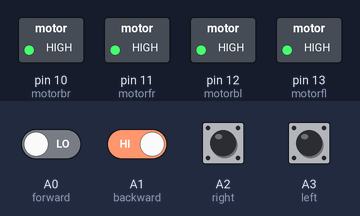
Bench run of a sketch on a simulated Arduino Uno, built with avr-gcc and run on an emulated ATmega328P. Parts: switched loads named in the sketch (green lamp = pin HIGH). The test bench sets the inputs (shaded band); at power-on: A1 (backward), A2 (right), A3 (left) HIGH, A0 (forward) LOW.

Above: at 1.2 s.
1.3 s: A0 (forward) driven HIGH
At 1.6 s:
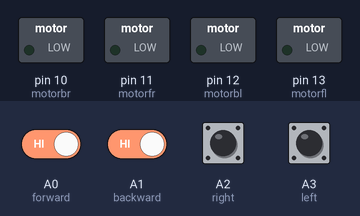
2.8 s: A2 (right) pulled LOW for 0.15 s
At 2.9 s:
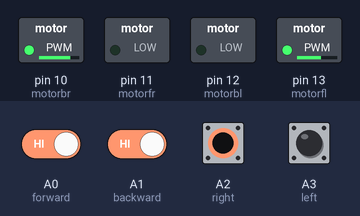
4.5 s: A3 (left) pulled LOW for 0.15 s
At 5.4 s:
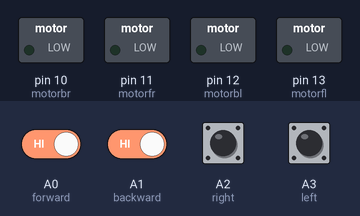
6.2 s: A1 (backward) driven LOW
At 6.6 s:
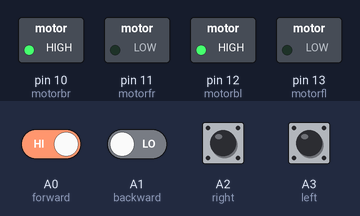
7.7 s: A2 (right) pulled LOW for 1 s
At 8.9 s:
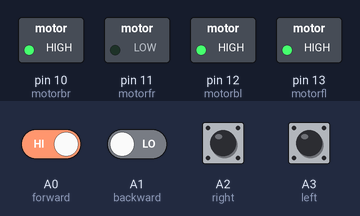
10.2 s: A3 (left) pulled LOW for 1 s
At 10.8 s:
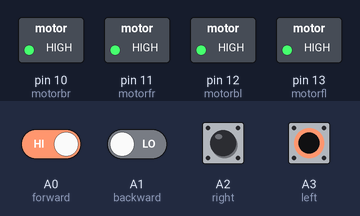
Timing chart, 0 to 13.2 s (numbered marks = the images above; inputs shaded):
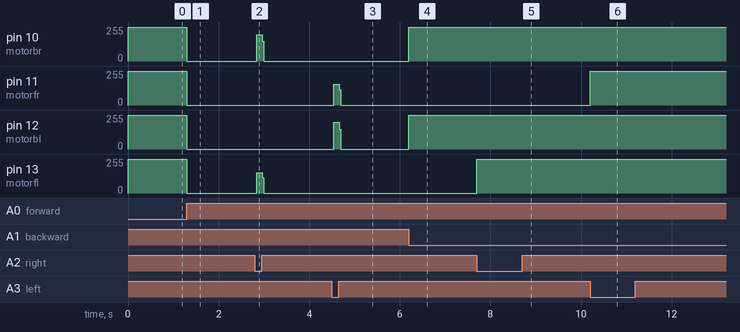

Measured:
- after the input at 1.3 s, pin 10 (motorbr), pin 11 (motorfr), pin 12 (motorbl), pin 13 (motorfl): 255/255 → 0/255 at once
- after the input at 2.8 s, pin 10 (motorbr): 0/255 → 198/255 at once, → 0/255 0.12 s later; pin 13 (motorfl): 0/255 → 151/255 at once, → 0/255 0.12 s later
- after the input at 4.5 s, pin 11 (motorfr): 0/255 → 154/255 at once, → 0/255 0.12 s later; pin 12 (motorbl): 0/255 → 201/255 at once, → 0/255 0.12 s later
- after the input at 6.2 s, pin 10 (motorbr), pin 12 (motorbl): 0/255 → 255/255 at once
- after the input at 7.7 s, pin 13 (motorfl): 0/255 → 255/255 at once
- after the input at 10.2 s, pin 11 (motorfr): 0/255 → 255/255 at once

The sketch:

robproj.ino
```cpp
int motorfl=13; // it is the pin which give signal to the motor driver for clockwise rotation of the left motors
int motorbl=12; // it is the pin which give signal to the motor driver for counter-clockwise rotation of the lrft motors
int motorfr=11; // it is the pin which give signal to the motor driver for clockwise rotation of the right motors
int motorbr=10; // it is the pin which give signal to the motor driver for counter-clockwise rotation of the right motors
int forward=A0; // this pin will take the input for the forward motion of the robot
int backward=A1; // this pin will take the input for the backward motion of the robot
int right=A2; // this pin will take the input for the robot to take right turn
int left=A3; // this pin will take the input for the robot to take left turn
int vforward; // this stores the value read by analog pin A0
int vbackward; // this stores the value read by analog pin A1
int vright; // this stores the value read by analog pin A2
int vleft; // this stores the value read by analog pin A3

void setup() { // here we defined every pin and it's role (input or output)
  pinMode(motorfl,OUTPUT);
  digitalWrite(motorfl,HIGH);
  pinMode(motorbl,OUTPUT);
  digitalWrite(motorbl,HIGH);
  pinMode(motorfr,OUTPUT);
  digitalWrite(motorfr,HIGH);
  pinMode(motorbr,OUTPUT);
  digitalWrite(motorbr,HIGH);
  pinMode(forward,INPUT);
  pinMode(backward,INPUT);
}

void loop() {
  vforward = digitalRead(forward); // it reads the corrosponding pin
  vbackward = digitalRead(backward); // it reads the corrosponding pin
  vleft = digitalRead(left); // it reads the corrosponding pin
  vright = digitalRead(right); // it reads the corrosponding pin
  if (vforward == 1 && vbackward == 1){ // if no button is pressed then robot will not move
    digitalWrite(motorfl,LOW);
    digitalWrite(motorfr,LOW);
    digitalWrite(motorbl,LOW);
    digitalWrite(motorbr,LOW);
  }
  if (vforward == 0) { // if forward button is pressed then robot will move forward
    digitalWrite(motorfl,HIGH);
    digitalWrite(motorfr,HIGH);
  }
  if (vbackward == 0) { // if backward button is pressed then robot will move backward
    digitalWrite(motorbl,HIGH);
    digitalWrite(motorbr,HIGH);
  }
  if (vleft == 0) { // if forward left is pressed then robot will move lrft
    digitalWrite(motorbl,HIGH);
    digitalWrite(motorfr,HIGH);
  }
  if (vright == 0) { // if right button is pressed then robot will move right
    digitalWrite(motorfl,HIGH);
    digitalWrite(motorbr,HIGH);
  }
}
```
